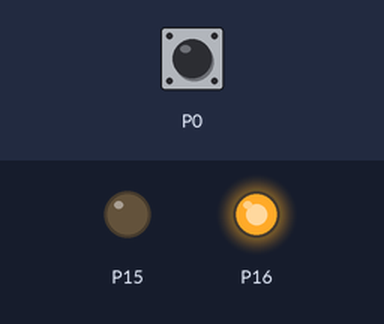
Simulated run of this program. Board: BBC micro:bit running MicroPython. Parts: output pins drawn as LEDs (lit = HIGH). Dashed ring = blinking. The test bench sets the inputs (shaded band); at power-on: P0 LOW.

Above: at 1.2 s.
1.3 s: P0 pulled HIGH for 1.2 s
At 2.8 s:
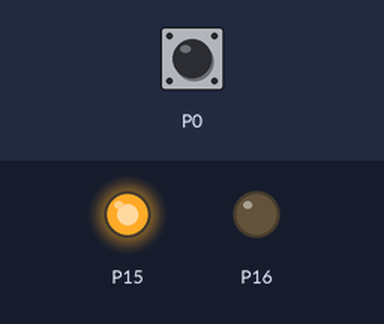
4.8 s: P0 pulled HIGH for 3.2 s
At 6.8 s:
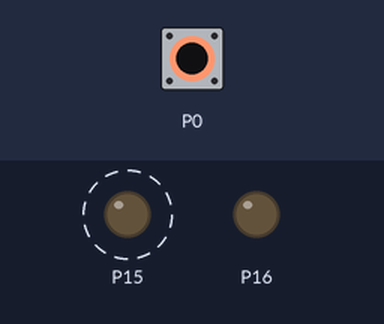
Timing chart, 0 to 15.5 s (numbered marks = the images above; inputs shaded):
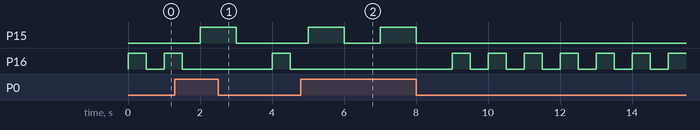

The program:

readSPDT.py
```python
# SparkFun Electronics
# Experiment 5.0
# Reading an SPDT Switch

from microbit import *

while True:
    if pin0.read_digital():
        pin15.write_digital(1)
        sleep(1000)
        pin15.write_digital(0)
        sleep(1000)
    else:
        pin16.write_digital(1)
        sleep(500)
        pin16.write_digital(0)
        sleep(500)

# SPDT：单刀双掷开关
```

Measured:
- after the input at 1.3 s, P15: LOW → HIGH after 0.70 s, → LOW 1.0 s later
- after the input at 4.8 s, P15: alternates HIGH for 1.0 s and LOW for 1.0 s, 4 changes in all, then stays LOW, starting after 0.20 s
